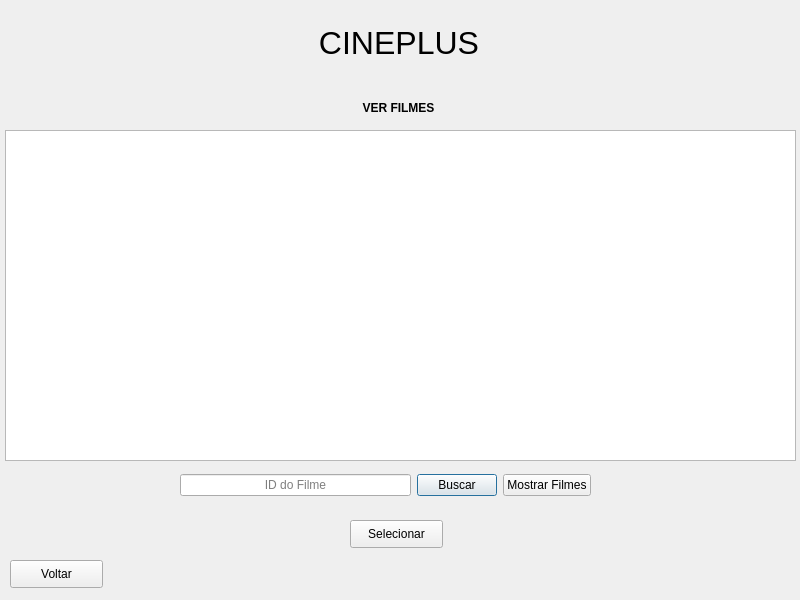
<?xml version="1.0" encoding="UTF-8"?>
<ui version="4.0">
 <class>Dialog</class>
 <widget class="QDialog" name="Dialog">
  <property name="geometry">
   <rect>
    <x>0</x>
    <y>0</y>
    <width>800</width>
    <height>600</height>
   </rect>
  </property>
  <property name="sizePolicy">
   <sizepolicy hsizetype="Fixed" vsizetype="Fixed">
    <horstretch>0</horstretch>
    <verstretch>0</verstretch>
   </sizepolicy>
  </property>
  <property name="minimumSize">
   <size>
    <width>800</width>
    <height>600</height>
   </size>
  </property>
  <property name="maximumSize">
   <size>
    <width>800</width>
    <height>600</height>
   </size>
  </property>
  <property name="windowTitle">
   <string>Tela_Ver_Filmes</string>
  </property>
  <widget class="QLabel" name="label_2">
   <property name="geometry">
    <rect>
     <x>340</x>
     <y>100</y>
     <width>117</width>
     <height>16</height>
    </rect>
   </property>
   <property name="text">
    <string>&lt;html&gt;&lt;head/&gt;&lt;body&gt;&lt;p align=&quot;center&quot;&gt;&lt;span style=&quot; font-weight:600;&quot;&gt;VER FILMES&lt;/span&gt;&lt;/p&gt;&lt;/body&gt;&lt;/html&gt;</string>
   </property>
  </widget>
  <widget class="QLabel" name="label">
   <property name="geometry">
    <rect>
     <x>310</x>
     <y>20</y>
     <width>178</width>
     <height>48</height>
    </rect>
   </property>
   <property name="text">
    <string>&lt;html&gt;&lt;head/&gt;&lt;body&gt;&lt;p align=&quot;center&quot;&gt;&lt;span style=&quot; font-size:24pt;&quot;&gt;CINEPLUS&lt;/span&gt;&lt;/p&gt;&lt;/body&gt;&lt;/html&gt;</string>
   </property>
  </widget>
  <widget class="QListView" name="listView">
   <property name="geometry">
    <rect>
     <x>5</x>
     <y>130</y>
     <width>791</width>
     <height>331</height>
    </rect>
   </property>
  </widget>
  <widget class="QWidget" name="layoutWidget">
   <property name="geometry">
    <rect>
     <x>180</x>
     <y>470</y>
     <width>411</width>
     <height>30</height>
    </rect>
   </property>
   <layout class="QHBoxLayout" name="horizontalLayout">
    <item>
     <widget class="QLineEdit" name="lineEdit_2">
      <property name="alignment">
       <set>Qt::AlignCenter</set>
      </property>
      <property name="placeholderText">
       <string>ID do Filme</string>
      </property>
     </widget>
    </item>
    <item>
     <widget class="QPushButton" name="pushButton_2">
      <property name="text">
       <string>Buscar</string>
      </property>
     </widget>
    </item>
    <item>
     <widget class="QPushButton" name="pushButton_4">
      <property name="text">
       <string>Mostrar Filmes</string>
      </property>
     </widget>
    </item>
   </layout>
  </widget>
  <widget class="QPushButton" name="pushButton">
   <property name="geometry">
    <rect>
     <x>10</x>
     <y>560</y>
     <width>93</width>
     <height>28</height>
    </rect>
   </property>
   <property name="text">
    <string>Voltar</string>
   </property>
  </widget>
  <widget class="QPushButton" name="pushButton_3">
   <property name="geometry">
    <rect>
     <x>350</x>
     <y>520</y>
     <width>93</width>
     <height>28</height>
    </rect>
   </property>
   <property name="text">
    <string>Selecionar</string>
   </property>
  </widget>
 </widget>
 <resources/>
 <connections/>
</ui>
